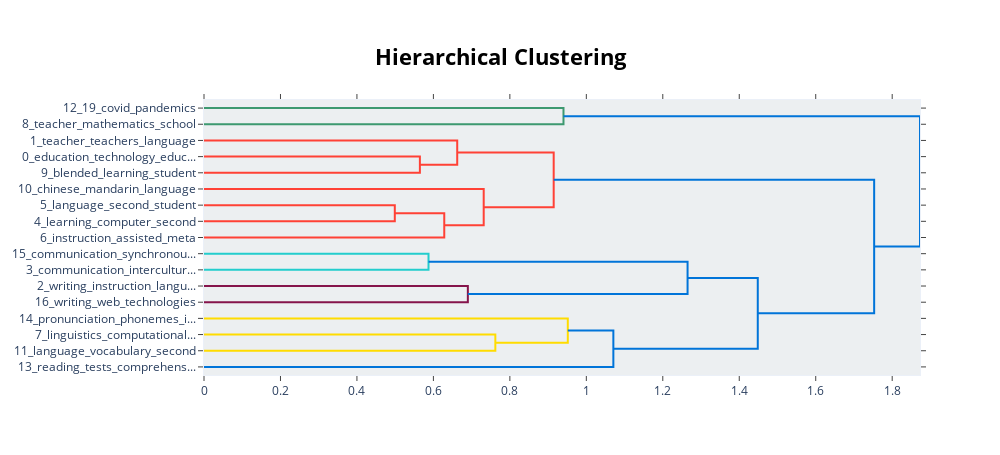

Notebook cell for this chart:
### Code cell
model.visualize_hierarchy()

### Figure 1 — Plotly figure (JSON) as saved in the notebook; plotly's stock layout.template omitted (floating-point values rounded to 4 significant figures)
{"data": [{"hoverinfo": "text", "marker": {"color": "rgb(61,153,112)"}, "mode": "lines", "type": "scatter", "x": [0, 0.9403, 0.9403, 0], "xaxis": "x", "y": [-5, -5, -15, -15], "yaxis": "y"}, {"hoverinfo": "text", "marker": {"color": "rgb(255,65,54)"}, "mode": "lines", "type": "scatter", "x": [0, 0.5647, 0.5647, 0], "xaxis": "x", "y": [-35, -35, -45, -45], "yaxis": "y"}, {"hoverinfo": "text", "marker": {"color": "rgb(255,65,54)"}, "mode": "lines", "type": "scatter", "x": [0, 0.6623, 0.6623, 0.5647], "xaxis": "x", "y": [-25, -25, -40, -40], "yaxis": "y"}, {"hoverinfo": "text", "marker": {"color": "rgb(255,65,54)"}, "mode": "lines", "type": "scatter", "x": [0, 0.499, 0.499, 0], "xaxis": "x", "y": [-65, -65, -75, -75], "yaxis": "y"}, {"hoverinfo": "text", "marker": {"color": "rgb(255,65,54)"}, "mode": "lines", "type": "scatter", "x": [0.499, 0.6284, 0.6284, 0], "xaxis": "x", "y": [-70, -70, -85, -85], "yaxis": "y"}, {"hoverinfo": "text", "marker": {"color": "rgb(255,65,54)"}, "mode": "lines", "type": "scatter", "x": [0, 0.7316, 0.7316, 0.6284], "xaxis": "x", "y": [-55, -55, -77.5, -77.5], "yaxis": "y"}, {"hoverinfo": "text", "marker": {"color": "rgb(255,65,54)"}, "mode": "lines", "type": "scatter", "x": [0.6623, 0.9146, 0.9146, 0.7316], "xaxis": "x", "y": [-32.5, -32.5, -66.25, -66.25], "yaxis": "y"}, {"hoverinfo": "text", "marker": {"color": "rgb(35,205,205)"}, "mode": "lines", "type": "scatter", "x": [0, 0.5872, 0.5872, 0], "xaxis": "x", "y": [-95, -95, -105, -105], "yaxis": "y"}, {"hoverinfo": "text", "marker": {"color": "rgb(133,20,75)"}, "mode": "lines", "type": "scatter", "x": [0, 0.6901, 0.6901, 0], "xaxis": "x", "y": [-115, -115, -125, -125], "yaxis": "y"}, {"hoverinfo": "text", "marker": {"color": "rgb(0,116,217)"}, "mode": "lines", "type": "scatter", "x": [0.5872, 1.265, 1.265, 0.6901], "xaxis": "x", "y": [-100, -100, -120, -120], "yaxis": "y"}, {"hoverinfo": "text", "marker": {"color": "rgb(255,220,0)"}, "mode": "lines", "type": "scatter", "x": [0, 0.762, 0.762, 0], "xaxis": "x", "y": [-145, -145, -155, -155], "yaxis": "y"}, {"hoverinfo": "text", "marker": {"color": "rgb(255,220,0)"}, "mode": "lines", "type": "scatter", "x": [0, 0.9515, 0.9515, 0.762], "xaxis": "x", "y": [-135, -135, -150, -150], "yaxis": "y"}, {"hoverinfo": "text", "marker": {"color": "rgb(0,116,217)"}, "mode": "lines", "type": "scatter", "x": [0.9515, 1.071, 1.071, 0], "xaxis": "x", "y": [-142.5, -142.5, -165, -165], "yaxis": "y"}, {"hoverinfo": "text", "marker": {"color": "rgb(0,116,217)"}, "mode": "lines", "type": "scatter", "x": [1.265, 1.448, 1.448, 1.071], "xaxis": "x", "y": [-110, -110, -153.8, -153.8], "yaxis": "y"}, {"hoverinfo": "text", "marker": {"color": "rgb(0,116,217)"}, "mode": "lines", "type": "scatter", "x": [0.9146, 1.753, 1.753, 1.448], "xaxis": "x", "y": [-49.38, -49.38, -131.9, -131.9], "yaxis": "y"}, {"hoverinfo": "text", "marker": {"color": "rgb(0,116,217)"}, "mode": "lines", "type": "scatter", "x": [0.9403, 1.873, 1.873, 1.753], "xaxis": "x", "y": [-10, -10, -90.62, -90.62], "yaxis": "y"}], "layout": {"autosize": false, "height": 455, "hoverlabel": {"bgcolor": "white", "font": {"family": "Rockwell", "size": 16}}, "hovermode": "closest", "plot_bgcolor": "#ECEFF1", "showlegend": false, "title": {"font": {"color": "Black", "size": 22}, "text": "<b>Hierarchical Clustering</b>", "x": 0.5, "xanchor": "center", "yanchor": "top"}, "width": 1000, "xaxis": {"mirror": "allticks", "rangemode": "tozero", "showgrid": false, "showline": true, "showticklabels": true, "ticks": "outside", "type": "linear", "zeroline": false}, "yaxis": {"mirror": "allticks", "range": [-170, 0], "rangemode": "tozero", "showgrid": false, "showline": true, "showticklabels": true, "tickmode": "array", "ticks": "outside", "ticktext": ["12_19_covid_pandemics", "8_teacher_mathematics_school", "1_teacher_teachers_language", "0_education_technology_educ...", "9_blended_learning_student", "10_chinese_mandarin_language", "5_language_second_student", "4_learning_computer_second", "6_instruction_assisted_meta", "15_communication_synchronou...", "3_communication_intercultur...", "2_writing_instruction_langu...", "16_writing_web_technologies", "14_pronunciation_phonemes_i...", "7_linguistics_computational...", "11_language_vocabulary_second", "13_reading_tests_comprehens..."], "tickvals": [-5, -15, -25, -35, -45, -55, -65, -75, -85, -95, -105, -115, -125, -135, -145, -155, -165], "type": "linear", "zeroline": false}}}
